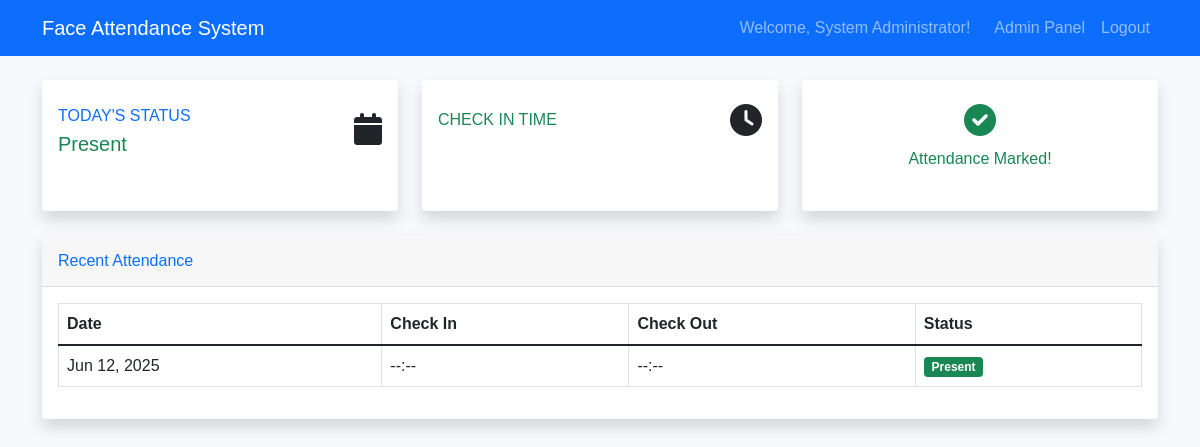
The app's page /.history/dashboard_20250611225743.php (signed in) with its own data.
### tables this page shows
CREATE TABLE `attendance` (
  `id` int(11) NOT NULL,
  `user_id` int(11) NOT NULL,
  `date` date NOT NULL,
  `check_in_time` time DEFAULT NULL,
  `check_out_time` time DEFAULT NULL,
  `status` enum('present','absent','late') DEFAULT 'present',
  `confidence_score` decimal(5,4) DEFAULT NULL,
  `ip_address` varchar(45) DEFAULT NULL,
  `created_at` timestamp NOT NULL DEFAULT current_timestamp(),
  `updated_at` timestamp NOT NULL DEFAULT current_timestamp() ON UPDATE current_timestamp(),
  `time_in` time DEFAULT NULL,
  `time_out` time DEFAULT NULL,
  `image_path` varchar(255) DEFAULT NULL,
  `notes` text DEFAULT NULL
);

### includes/config.php (called while the page is built, shortened)
<?php
function isAdmin() {
    return isset($_SESSION['role']) && $_SESSION['role'] === 'admin';
}
?>

### .history/dashboard_20250611225743.php (the view, shortened to what this page needs)
<?php
require_once 'includes/config.php';
$db = Database::getInstance()->getConnection();
$stmt = $db->prepare("SELECT * FROM attendance WHERE user_id = ? AND date = CURDATE()");
$stmt->execute([$_SESSION['user_id']]);
$todayAttendance = $stmt->fetch();
$stmt = $db->prepare("SELECT * FROM attendance WHERE user_id = ? ORDER BY date DESC LIMIT 5");
$stmt->execute([$_SESSION['user_id']]);
$recentAttendance = $stmt->fetchAll();
?>
<!DOCTYPE html>
<html lang="en">
<head>
    <link href="https://cdn.jsdelivr.net/npm/bootstrap@5.1.3/dist/css/bootstrap.min.css" rel="stylesheet">
    <link href="https://cdnjs.cloudflare.com/ajax/libs/font-awesome/6.0.0/css/all.min.css" rel="stylesheet">
    <link href="assets/css/style.css" rel="stylesheet">
</head>
<body>
    <nav class="navbar navbar-expand-lg navbar-dark bg-primary">
        <div class="container">
            <a class="navbar-brand" href="#">Face Attendance System</a>
            <div class="navbar-nav ms-auto">
                <span class="navbar-text me-3">Welcome, <?= $_SESSION['name'] ?>!</span>
                <?php if (isAdmin()): ?>
                    <a class="nav-link" href="admin/dashboard.php">Admin Panel</a>
                <?php endif; ?>
                <a class="nav-link" href="logout.php">Logout</a>
            </div>
        </div>
    </nav>
    <div class="container mt-4">
        <div class="row">
            <div class="col-md-4">
                <div class="card border-left-primary shadow h-100 py-2">
                    <div class="card-body">
                        <div class="row no-gutters align-items-center">
                            <div class="col mr-2">
                                <div class="text-xs font-weight-bold text-primary text-uppercase mb-1">
                                    Today's Status
                                </div>
                                <div class="h5 mb-0 font-weight-bold text-gray-800">
                                    <?= $todayAttendance ?
                                        '<span class="text-success">Present</span>' :
                                        '<span class="text-warning">Not Marked</span>' ?>
                                </div>
                            </div>
                            <div class="col-auto">
                                <i class="fas fa-calendar fa-2x text-gray-300"></i>
                            </div>
                        </div>
                    </div>
                </div>
            </div>
            <div class="col-md-4">
                <div class="card border-left-success shadow h-100 py-2">
                    <div class="card-body">
                        <div class="row no-gutters align-items-center">
                            <div class="col mr-2">
                                <div class="text-xs font-weight-bold text-success text-uppercase mb-1">
                                    Check In Time
                                </div>
                            </div>
                            <div class="col-auto">
                                <i class="fas fa-clock fa-2x text-gray-300"></i>
                            </div>
                        </div>
                    </div>
                </div>
            </div>
            <div class="col-md-4">
                <div class="card border-left-info shadow h-100 py-2">
                    <div class="card-body text-center">
                        <?php if (!$todayAttendance): ?>
                            <a href="attendance.php" class="btn btn-primary btn-lg">
                                <i class="fas fa-camera"></i> Mark Attendance
                            </a>
                        <?php else: ?>
                            <div class="text-success">
                                <i class="fas fa-check-circle fa-2x"></i>
                                <p class="mt-2">Attendance Marked!</p>
                            </div>
                        <?php endif; ?>
                    </div>
                </div>
            </div>
        </div>
        <div class="row mt-4">
            <div class="col-12">
                <div class="card shadow">
                    <div class="card-header py-3">
                        <h6 class="m-0 font-weight-bold text-primary">Recent Attendance</h6>
                    </div>
                    <div class="card-body">
                        <div class="table-responsive">
                            <table class="table table-bordered">
                                <thead>
                                    <tr>
                                        <th>Date</th>
                                        <th>Check In</th>
                                        <th>Check Out</th>
                                        <th>Status</th>
                                    </tr>
                                </thead>
                                <tbody>
                                    <?php foreach ($recentAttendance as $record): ?>
                                    <tr>
                                        <td><?= date('M d, Y', strtotime($record['date'])) ?></td>
                                        <td><?= $record['check_in_time'] ?: '--:--' ?></td>
                                        <td><?= $record['check_out_time'] ?: '--:--' ?></td>
                                        <td>
                                            <span class="badge bg-<?= $record['status'] === 'present' ? 'success' :
                                                ($record['status'] === 'late' ? 'warning' : 'danger') ?>">
                                                <?= ucfirst($record['status']) ?>
                                            </span>
                                        </td>
                                    </tr>
                                    <?php endforeach; ?>
                                </tbody>
                            </table>
                        </div>
                    </div>
                </div>
            </div>
        </div>
    </div>
</body>
</html>

### assets/css/style.css (style rules this page uses)
body { font-family: 'Nunito', sans-serif; background-color: #f8f9fc; }
.card { box-shadow: 0 0.15rem 1.75rem 0 rgba(58, 59, 69, 0.15); border: none; }
.card-body { overflow: visible; }
.badge { font-size: 0.75em; }

### records on screen
attendance: date "Jun 12, 2025", check_in_time "--:--", check_out_time "--:--", status "Present"

### other values on screen
$_SESSION['name'] "System Administrator"
